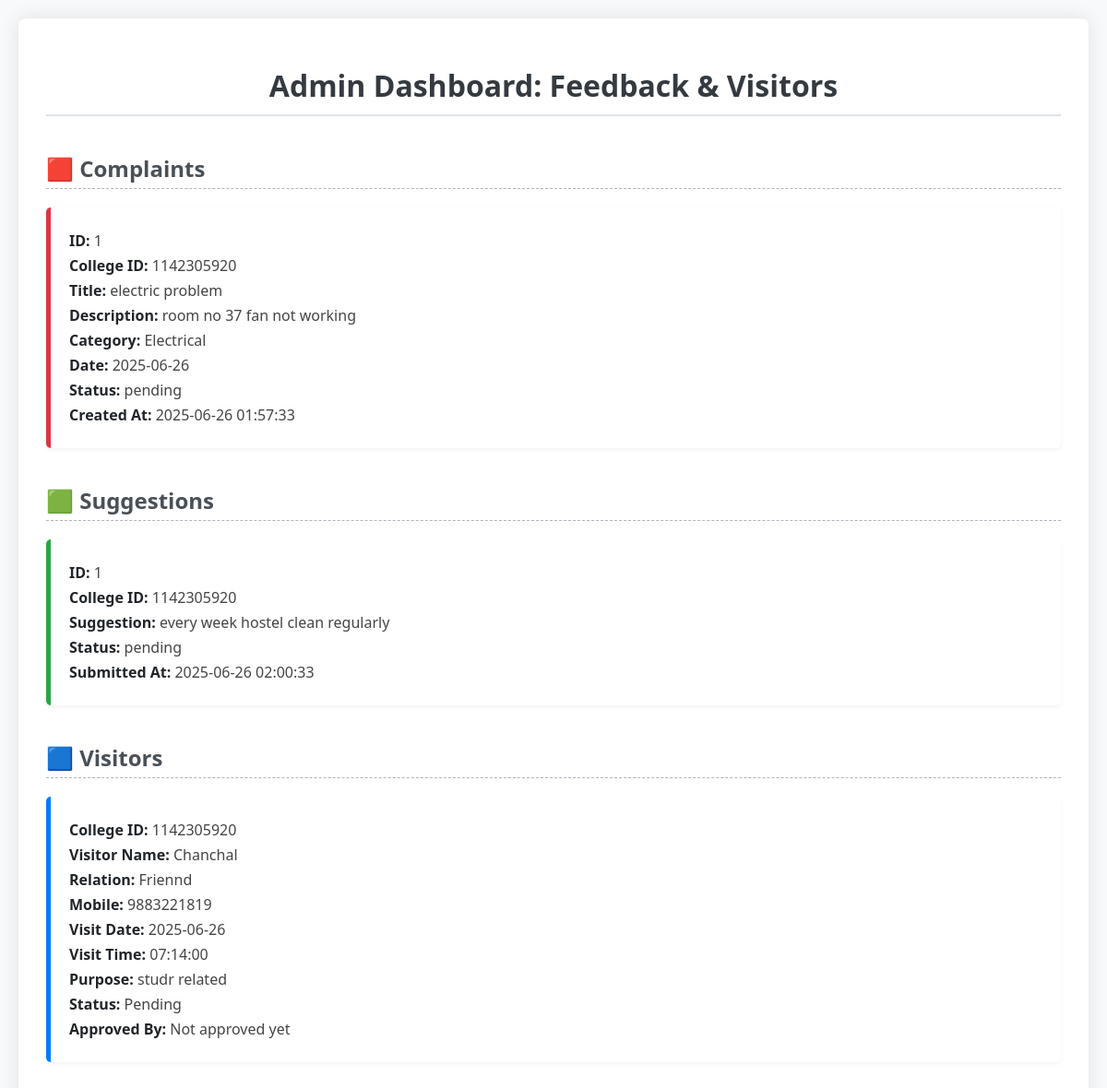
Page /admin/com_fed_visitor.php (signed in) on the committed database.
### tables this page shows
CREATE TABLE `complaints` (
  `id` int(11) NOT NULL,
  `college_id` varchar(20) NOT NULL,
  `title` varchar(100) NOT NULL,
  `description` text NOT NULL,
  `category` varchar(50) NOT NULL,
  `complain_date` date NOT NULL,
  `status` enum('pending','resolved','rejected') DEFAULT 'pending',
  `created_at` timestamp NOT NULL DEFAULT current_timestamp()
);

CREATE TABLE `suggestions` (
  `id` int(11) NOT NULL,
  `college_id` varchar(20) NOT NULL,
  `suggestion` text NOT NULL,
  `status` enum('pending','reviewed','implemented','rejected') DEFAULT 'pending',
  `submitted_at` timestamp NOT NULL DEFAULT current_timestamp()
);

CREATE TABLE `visitors` (
  `id` int(11) NOT NULL,
  `college_id` varchar(20) NOT NULL,
  `visitor_name` varchar(100) NOT NULL,
  `relation` varchar(50) DEFAULT NULL,
  `mobile` varchar(15) DEFAULT NULL,
  `visit_date` date NOT NULL,
  `visit_time` time NOT NULL,
  `purpose` text DEFAULT NULL,
  `created_at` timestamp NOT NULL DEFAULT current_timestamp(),
  `updated_at` timestamp NOT NULL DEFAULT current_timestamp() ON UPDATE current_timestamp()
);

### admin/com_fed_visitor.php (the view, shortened to what this page needs)
<?php
require_once __DIR__ . '/../include/dbConnect.php';
$complaints = [];
$result = $conn->query("SELECT id, college_id, title, description, category, complain_date, status, created_at FROM complaints ORDER BY created_at DESC");
if ($result->num_rows > 0) {
    while ($row = $result->fetch_assoc()) {
        $complaints[] = $row;
    }
}
$suggestions = [];
$result = $conn->query("SELECT id, college_id, suggestion, status, submitted_at FROM suggestions ORDER BY submitted_at DESC");
if ($result->num_rows > 0) {
    while ($row = $result->fetch_assoc()) {
        $suggestions[] = $row;
    }
}
$visitors = [];
$result = $conn->query("SELECT college_id, visitor_name, relation, mobile, visit_date, visit_time, purpose FROM visitors ORDER BY created_at DESC");
if ($result->num_rows > 0) {
    while ($row = $result->fetch_assoc()) {
        $visitors[] = $row;
    }
}
?>
<!DOCTYPE html>
<html lang="en">
<head>
    <link rel="stylesheet" href="css1/feed_visitor.css">
</head>
<body>
<div class="container">
    <h1>Admin Dashboard: Feedback & Visitors</h1>
    <section>
        <h2>🟥 Complaints</h2>
        <?php if (!empty($complaints)): ?>
            <?php foreach ($complaints as $complaint): ?>
                <div class="box complaint">
                    <p><strong>ID:</strong> <?= htmlspecialchars($complaint['id'] ?? 'N/A') ?></p>
                    <p><strong>College ID:</strong> <?= htmlspecialchars($complaint['college_id'] ?? 'N/A') ?></p>
                    <p><strong>Title:</strong> <?= htmlspecialchars($complaint['title'] ?? '') ?></p>
                    <p><strong>Description:</strong> <?= htmlspecialchars($complaint['description'] ?? '') ?></p>
                    <p><strong>Category:</strong> <?= htmlspecialchars($complaint['category'] ?? '') ?></p>
                    <p><strong>Date:</strong> <?= htmlspecialchars($complaint['complain_date'] ?? '') ?></p>
                    <p><strong>Status:</strong> <?= htmlspecialchars($complaint['status'] ?? 'Pending') ?></p>
                    <p><strong>Created At:</strong> <?= htmlspecialchars($complaint['created_at'] ?? '') ?></p>
                </div>
            <?php endforeach; ?>
        <?php else: ?>
            <div class="no-records">No complaints submitted.</div>
        <?php endif; ?>
    </section>
    <section>
        <h2>🟩 Suggestions</h2>
        <?php if (!empty($suggestions)): ?>
            <?php foreach ($suggestions as $suggestion): ?>
                <div class="box suggestion">
                    <p><strong>ID:</strong> <?= htmlspecialchars($suggestion['id'] ?? 'N/A') ?></p>
                    <p><strong>College ID:</strong> <?= htmlspecialchars($suggestion['college_id'] ?? 'N/A') ?></p>
                    <p><strong>Suggestion:</strong> <?= htmlspecialchars($suggestion['suggestion'] ?? '') ?></p>
                    <p><strong>Status:</strong> <?= htmlspecialchars($suggestion['status'] ?? 'Pending') ?></p>
                    <p><strong>Submitted At:</strong> <?= htmlspecialchars($suggestion['submitted_at'] ?? '') ?></p>
                </div>
            <?php endforeach; ?>
        <?php else: ?>
            <div class="no-records">No suggestions submitted.</div>
        <?php endif; ?>
    </section>
    <section>
        <h2>🟦 Visitors</h2>
        <?php if (!empty($visitors)): ?>
            <?php foreach ($visitors as $visitor): ?>
                <div class="box visitor">
                    <p><strong>College ID:</strong> <?= htmlspecialchars($visitor['college_id'] ?? 'N/A') ?></p>
                    <p><strong>Visitor Name:</strong> <?= htmlspecialchars($visitor['visitor_name'] ?? '') ?></p>
                    <p><strong>Relation:</strong> <?= htmlspecialchars($visitor['relation'] ?? '') ?></p>
                    <p><strong>Mobile:</strong> <?= htmlspecialchars($visitor['mobile'] ?? '') ?></p>
                    <p><strong>Visit Date:</strong> <?= htmlspecialchars($visitor['visit_date'] ?? '') ?></p>
                    <p><strong>Visit Time:</strong> <?= htmlspecialchars($visitor['visit_time'] ?? '') ?></p>
                    <p><strong>Purpose:</strong> <?= htmlspecialchars($visitor['purpose'] ?? '') ?></p>
                    <p><strong>Status:</strong> <?= htmlspecialchars($visitor['status'] ?? 'Pending') ?></p>
                    <p><strong>Approved By:</strong> <?= htmlspecialchars($visitor['approved_by'] ?? 'Not approved yet') ?></p>
                </div>
            <?php endforeach; ?>
        <?php else: ?>
            <div class="no-records">No visitors recorded.</div>
        <?php endif; ?>
    </section>
</div>
</body>
</html>

### admin/css1/feed_visitor.css (style rules this page uses)
body { font-family: Arial, sans-serif; background-color: #f3f3f3; margin: 0; padding: 0; }
.container { max-width: 1000px; margin: 40px auto; background-color: #fff; padding: 30px; border-radius: 10px; box-shadow: 0 0 10px rgba(0, 0, 0, 0.1); }
h1 { text-align: center; color: #444; margin-bottom: 30px; }
h2 { color: #333; border-bottom: 2px solid #ccc; padding-bottom: 5px; margin-top: 40px; }
.box { background-color: #f9f9f9; padding: 15px; margin: 15px 0; border-radius: 8px; border-left: 6px solid; }
.box.complaint { border-color: #dc3545; }
.box.suggestion { border-color: #28a745; }
.box.visitor { border-color: #007bff; }
.box p { margin: 5px 0; color: #444; }

### admin/com_fed_visitor.php (style rules this page uses)
body { font-family: 'Segoe UI', Tahoma, Geneva, Verdana, sans-serif; background-color: #f8f9fa; margin: 0; padding: 20px; }
.container { max-width: 1200px; margin: 0 auto; background: white; padding: 30px; border-radius: 8px; box-shadow: 0 0 20px rgba(0,0,0,0.1); }
h1 { color: #343a40; text-align: center; margin-bottom: 30px; border-bottom: 2px solid #dee2e6; padding-bottom: 10px; }
h2 { color: #495057; margin-top: 40px; padding-bottom: 5px; border-bottom: 1px dashed #adb5bd; }
.box { padding: 20px; margin-bottom: 20px; border-radius: 5px; border-left: 5px solid; background-color: #fff; box-shadow: 0 2px 5px rgba(0,0,0,0.05); }
.complaint { border-color: #dc3545; }
.suggestion { border-color: #28a745; }
.visitor { border-color: #17a2b8; }
strong { color: #212529; }
p { margin: 8px 0; color: #495057; }

### rows in the picture
complaints: id "1", college "1142305920", title "electric problem", description "room no 37 fan not working", category "Electrical", complain_date "2025-06-26", status "pending", created_at "2025-06-26 01:57:33"
suggestions: id "1", college "1142305920", suggestion "every week hostel clean regularly", status "pending", submitted_at "2025-06-26 02:00:33"
visitors: college "1142305920", visitor_name "Chanchal", relation "Friennd", mobile "9883221819", visit_date "2025-06-26", visit_time "07:14:00", purpose "studr related", status "Pending", approved_by "Not approved yet"
